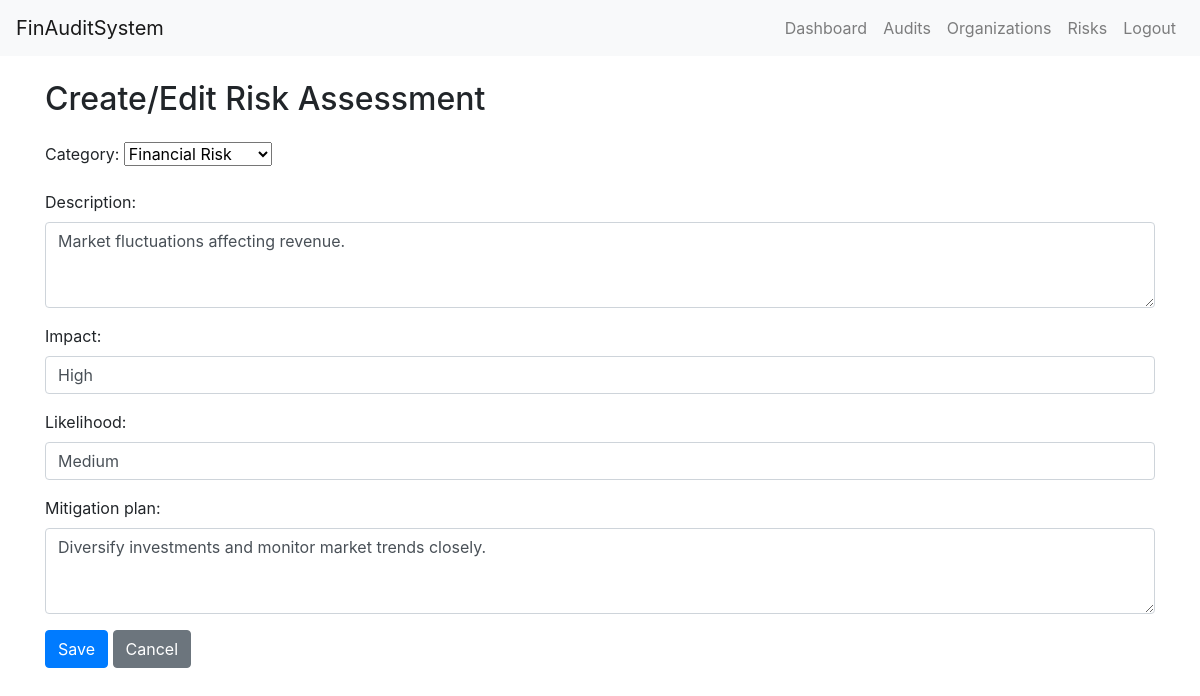
Page /risk_assessment/1/update/ (signed in) on the committed database.
### risk_assessment/models.py (models this page shows, shortened)
class RiskAssessment(models.Model):
    RISK_CATEGORIES = [
        ('FINANCIAL', 'Financial Risk'),
        ('OPERATIONAL', 'Operational Risk'),
        ('COMPLIANCE', 'Compliance Risk'),
        ('STRATEGIC', 'Strategic Risk'),
    ]
    user = models.ForeignKey(User, on_delete=models.CASCADE)
    category = models.CharField(max_length=20, choices=RISK_CATEGORIES)
    description = models.TextField()
    impact = models.CharField(max_length=255)
    likelihood = models.CharField(max_length=255)
    mitigation_plan = models.TextField()
    timestamp = models.DateTimeField(auto_now_add=True)

### risk_assessment/views.py (the view)
# urls.py: path('<int:pk>/update/', risk_assessment_update, name='risk_assessment_update'),
@login_required
def risk_assessment_update(request, pk):
    risk_assessment = RiskAssessment.objects.get(pk=pk)
    if request.method == 'POST':
        form = RiskAssessmentForm(request.POST, instance=risk_assessment)
        if form.is_valid():
            form.save()
            return redirect('risk_assessment:risk_assessment_list')
    else:
        form = RiskAssessmentForm(instance=risk_assessment)
    return render(request, 'risk_assessment/risk_assessment_form.html', {'form': form})

### risk_assessment/forms.py
class RiskAssessmentForm(forms.ModelForm):
    class Meta:
        model = RiskAssessment
        fields = ['category', 'description', 'impact', 'likelihood', 'mitigation_plan']
        widgets = {
            'category': forms.Select(attrs={'class': 'form-select'}),
            'description': forms.Textarea(attrs={'class': 'form-control', 'rows': 3}),
            'impact': forms.TextInput(attrs={'class': 'form-control'}),
            'likelihood': forms.TextInput(attrs={'class': 'form-control'}),
            'mitigation_plan': forms.Textarea(attrs={'class': 'form-control', 'rows': 3}),
        }

### templates/risk_assessment/risk_assessment_form.html (shortened to what this page needs)
{% extends 'base.html' %}
{% block content %}
  <div class="container mt-4">
    <h2 class="mb-4">Create/Edit Risk Assessment</h2>
    <form method="post" enctype="multipart/form-data" class="form">
      {{ form.as_p }}
      <button type="submit" class="btn btn-primary">Save</button>
      <a href="{% url 'risk_assessment:risk_assessment_list' %}" class="btn btn-secondary">Cancel</a>
    </form>
  </div>
{% endblock %}

### rows in the picture
RiskAssessment: category "Financial Risk", description "Market fluctuations affecting revenue.", impact "High", likelihood "Medium", mitigation_plan "Diversify investments and monitor market trends closely."
